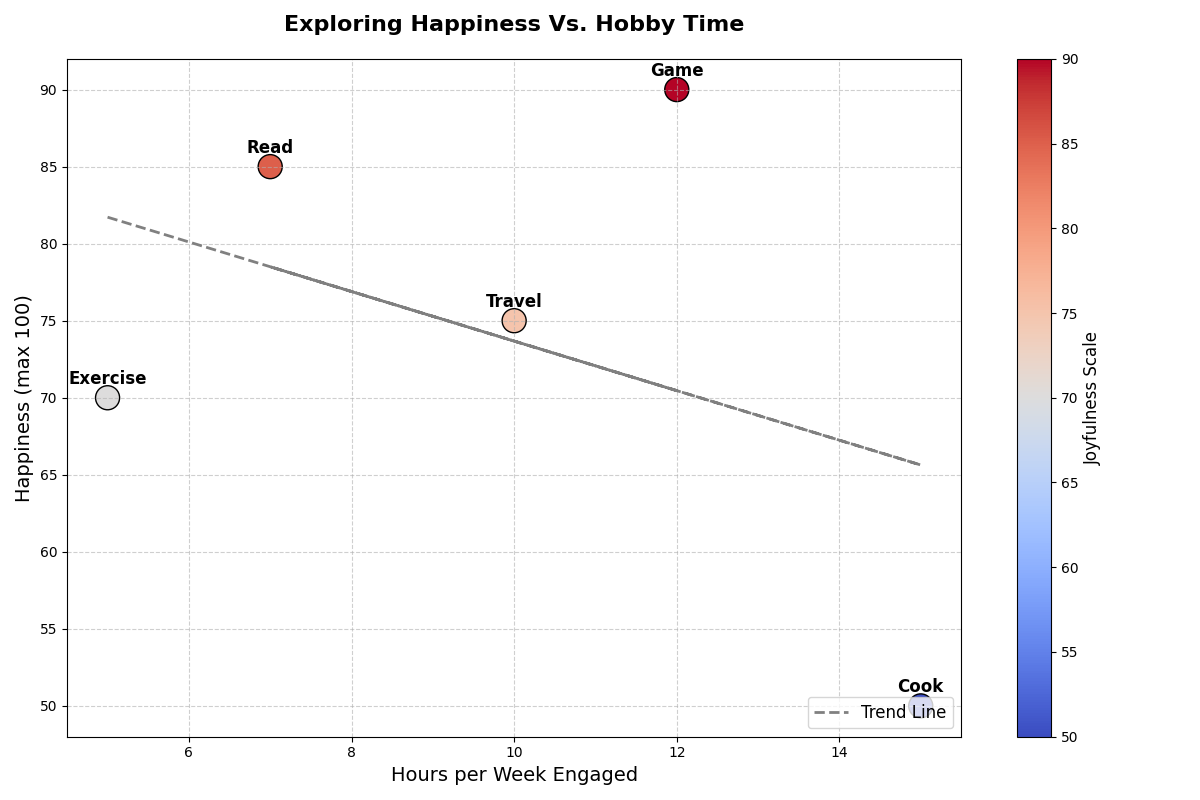

This figure's Python source:
import matplotlib.pyplot as plt
import numpy as np

# Data:
hobbies = ['Exercise', 'Cook', 'Read', 'Travel', 'Game']
hours_spent = np.array([5, 15, 7, 10, 12])  # Average hours spent per week
happiness_levels = np.array([70, 50, 85, 75, 90])

# Create Scatter Plot
fig, ax = plt.subplots(figsize=(12, 8))

# Scatter plot for hours spent and happiness levels
scatter = ax.scatter(hours_spent, happiness_levels, c=happiness_levels, cmap='coolwarm', s=300, edgecolor='k')

# Annotating the points
for i, hobby in enumerate(hobbies):
    ax.annotate(hobby, (hours_spent[i], happiness_levels[i]), textcoords="offset points", xytext=(0,10), ha='center', fontsize=12, fontweight='bold')

# Adding a best fit line
m, b = np.polyfit(hours_spent, happiness_levels, 1)
ax.plot(hours_spent, m*hours_spent + b, color='gray', linewidth=2, linestyle='--', label='Trend Line')

# Titles and Labels
ax.set_title('Exploring Happiness Vs. Hobby Time', fontsize=16, fontweight='bold', pad=20)
ax.set_xlabel('Hours per Week Engaged', fontsize=14)
ax.set_ylabel('Happiness (max 100)', fontsize=14)

# Adding color bar
cbar = plt.colorbar(scatter)
cbar.set_label('Joyfulness Scale', fontsize=12)

# Grid and Legend
ax.grid(True, linestyle='--', alpha=0.6)
ax.legend(loc='lower right', fontsize=12)

plt.tight_layout()

# Show the plot
plt.show()
